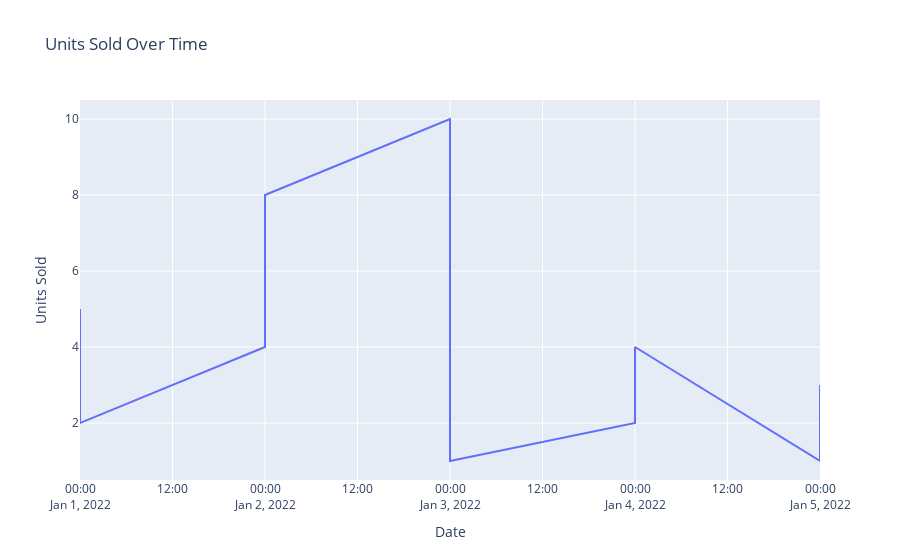

Notebook cell for this chart:
### Markdown cell above
## Create a line plot of units sold over time using plotly

### Code cell
import plotly.express as px

# Create a line plot of units sold over time
fig1 = px.line(df, x='Date', y='Units Sold', title='Units Sold Over Time')
fig1.show()

### Figure 1 — Plotly figure (JSON) as saved in the notebook; plotly's stock layout.template omitted (floating-point values rounded to 4 significant figures)
{"data": [{"hovertemplate": "Date=%{x}<br>Units Sold=%{y}<extra></extra>", "legendgroup": "", "line": {"color": "#636efa", "dash": "solid"}, "marker": {"symbol": "circle"}, "mode": "lines", "name": "", "orientation": "v", "showlegend": false, "type": "scatter", "x": ["2022-01-01", "2022-01-01", "2022-01-01", "2022-01-02", "2022-01-02", "2022-01-02", "2022-01-03", "2022-01-03", "2022-01-03", "2022-01-04", "2022-01-04", "2022-01-04", "2022-01-05", "2022-01-05", "2022-01-05"], "xaxis": "x", "y": [5, 3, 2, 4, 6, 8, 10, 7, 1, 2, 3, 4, 1, 2, 3], "yaxis": "y"}], "layout": {"legend": {"tracegroupgap": 0}, "title": {"text": "Units Sold Over Time"}, "xaxis": {"anchor": "y", "domain": [0, 1], "title": {"text": "Date"}}, "yaxis": {"anchor": "x", "domain": [0, 1], "title": {"text": "Units Sold"}}}}
